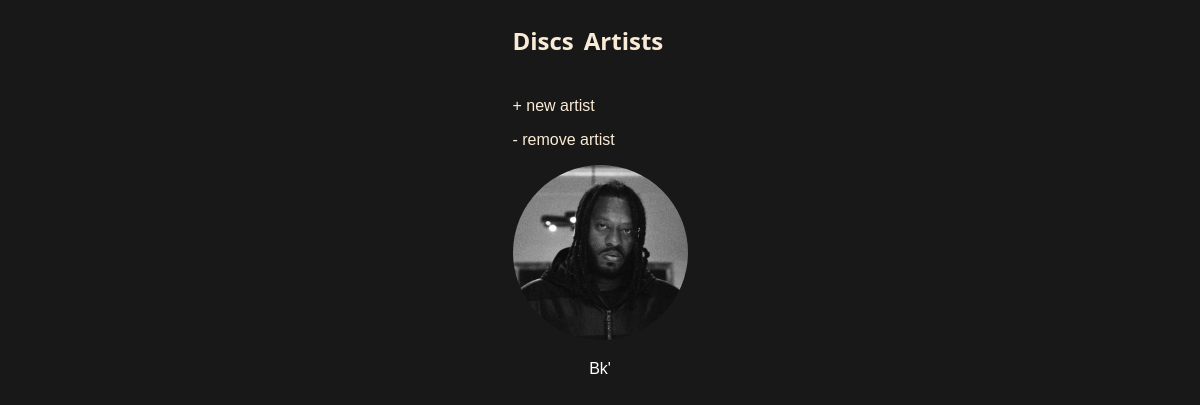
/artist/bk (signed in), run on the app's committed database.
### discs/models.py (models this page shows, shortened)
class Artist(models.Model):
    name = models.CharField(max_length=100)
    slug = models.SlugField(null=True)
    picture = models.ImageField(upload_to='pictures/%Y/%m/')
    owner = models.ForeignKey(User, on_delete=models.CASCADE)

### discs/views.py (the view)
# urls.py: path('artist/<slug:slug>', ArtistDetail.as_view(), name='artist-detail'),
class ArtistDetail(LoginRequiredMixin, DetailView):
    model = Artist
    template_name = 'discs/artist-detail.html'
    def get_queryset(self, **kwargs):
        qs = super().get_queryset(**kwargs)
        return qs.filter(owner=self.request.user)

### discs/templates/discs/artist-detail.html
{% extends 'discs/base.html' %}
{% block content %}
      {% include 'discs/partials/_nav.html' %}
      <a href="#">+ new artist</a>
      <a href="#">- remove artist</a>
         <p>
            <a href="{% url 'albums' object.slug %}">
            <img src="{{ object.picture.url }}" alt="{{ object.name }}" style="max-width: 175px; height: auto;  border-radius: 50%;">
            </a>
         </p>
         <span>{{ object.name }}</span>
{% endblock content %}

### discs/static/discs/css/styles.css (style rules this page uses)
* { padding: 0; margin: 0; box-sizing: border-box; }
a { text-decoration: none; color: antiquewhite; width: fit-content; }
body { width: 850px; height: auto; margin: 0 auto; font-family: sans-serif; background: rgb(24, 24, 24); color: white; }

### data on the page
Artist: picture (picture), name "Bk'"
